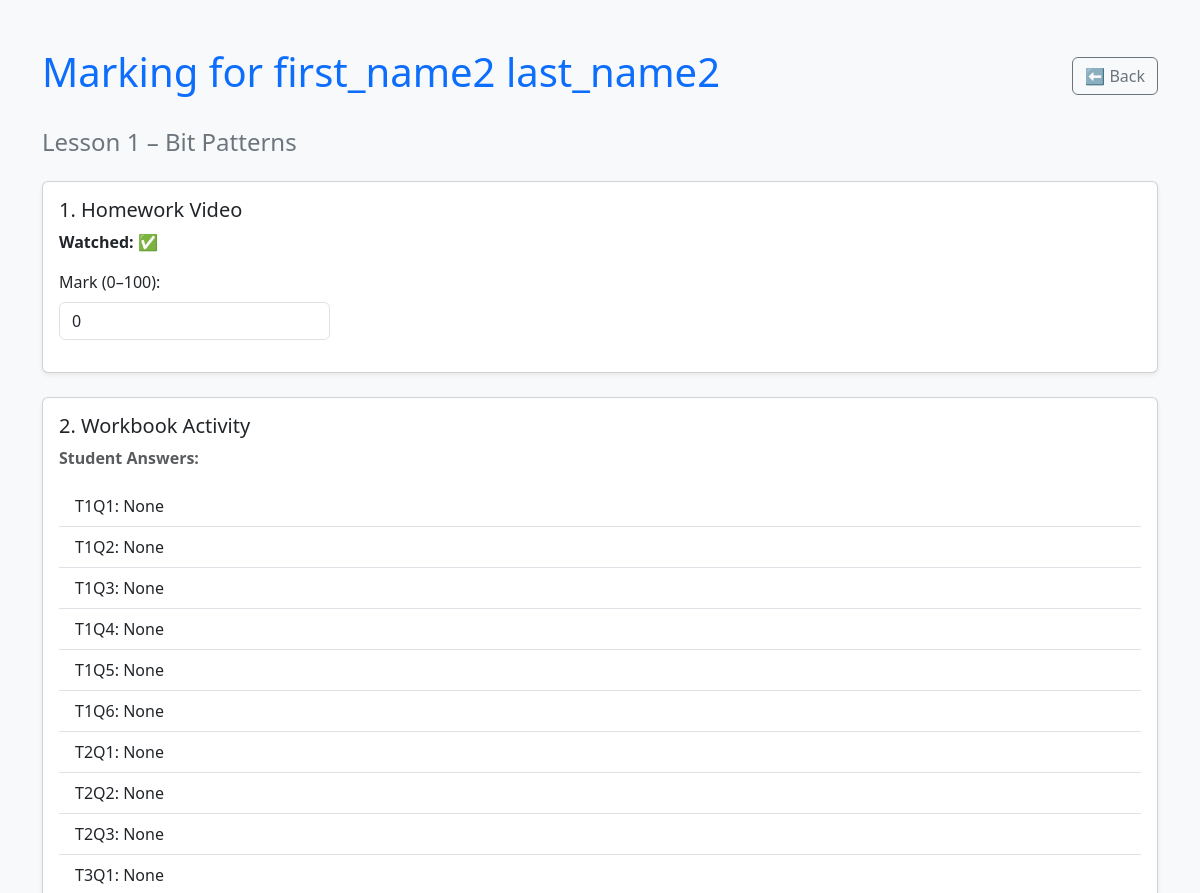
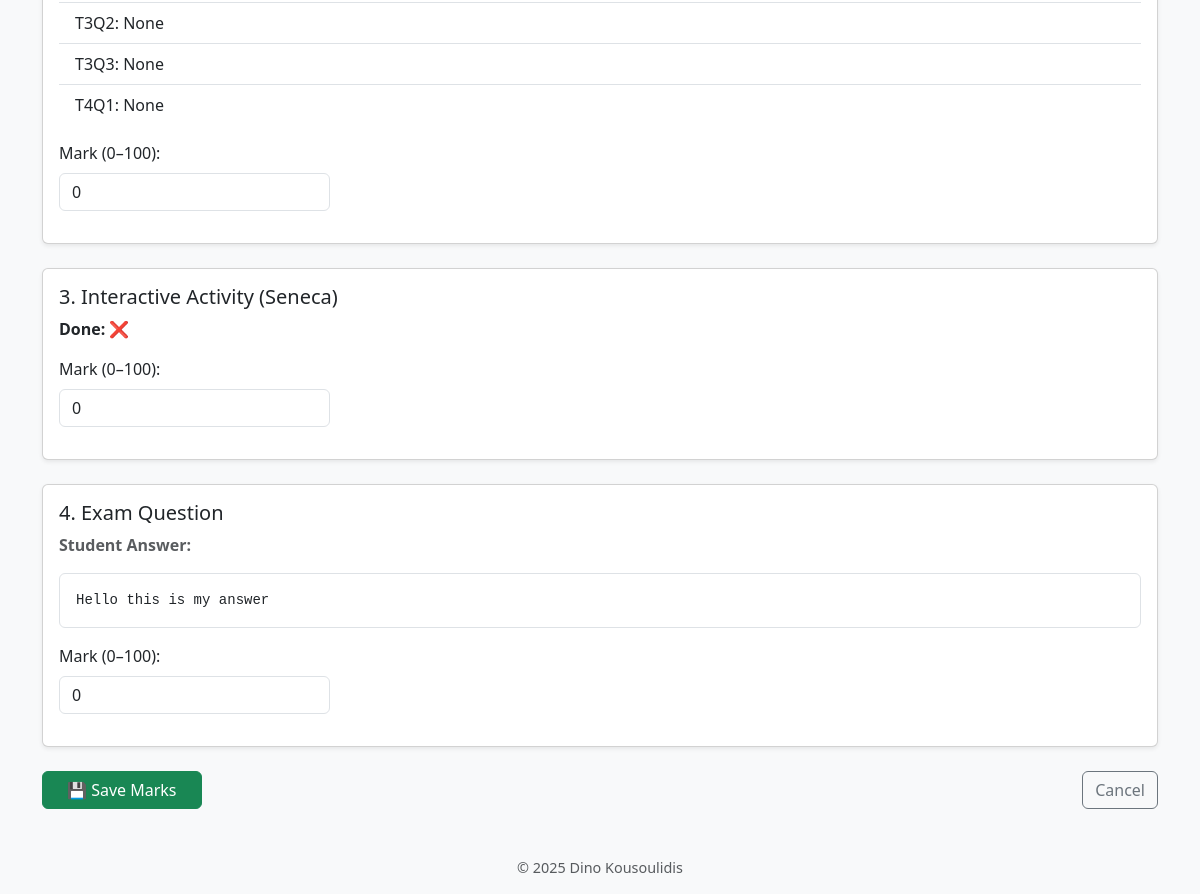
Screenshot of /teacher/lesson/1/student/2 with the database file from the repository (2 pictures, top to bottom).
### tables this page shows
CREATE TABLE users (
    id INTEGER PRIMARY KEY AUTOINCREMENT,
    first_name TEXT NOT NULL,
    last_name TEXT NOT NULL,
    username TEXT UNIQUE NOT NULL,
    password TEXT NOT NULL,
    role TEXT NOT NULL CHECK(role IN ('student', 'teacher'))
);

CREATE TABLE lessons (
    id INTEGER PRIMARY KEY AUTOINCREMENT,
    title TEXT NOT NULL
);

CREATE TABLE "progress" (
    id INTEGER PRIMARY KEY AUTOINCREMENT,
    student_id INTEGER,
    lesson_id INTEGER,
    watched_video INTEGER DEFAULT 0,
    workbook_done INTEGER DEFAULT 0,
    interactive_done INTEGER DEFAULT 0,
    exam_answer TEXT,
    mark_video INTEGER,
    mark_workbook INTEGER,
    mark_interactive INTEGER,
    mark_exam INTEGER,
    workbook_answers TEXT,
    t1q1 TEXT, t1q2 TEXT, t1q3 TEXT, t1q4 TEXT, t1q5 TEXT, t1q6 TEXT,
    t2q1 TEXT, t2q2 TEXT, t2q3 TEXT,
    t3q1 TEXT, t3q2 TEXT, t3q3 TEXT,
    t4q1 TEXT,
    FOREIGN KEY (student_id) REFERENCES users (id),
    FOREIGN KEY (lesson_id) REFERENCES lessons (id)
);

### app.py (the view, shortened to what this page needs)
@app.route('/teacher/lesson/<int:lesson_id>/student/<int:student_id>', methods=['GET', 'POST'])
def teacher_mark_student(lesson_id, student_id):
    conn = get_db_connection()
    student = conn.execute('SELECT * FROM users WHERE id = ?', (student_id,)).fetchone()
    lesson = conn.execute('SELECT * FROM lessons WHERE id = ?', (lesson_id,)).fetchone()
    progress = conn.execute(
        'SELECT * FROM progress WHERE student_id = ? AND lesson_id = ?',
        (student_id, lesson_id)
    ).fetchone()
    conn.close()
    return render_template(
        'teacher_mark_student.html',
        student=student,
        lesson=lesson,
        progress=progress,
        lesson_id=lesson_id
    )

### app.py (called while the page is built)
def get_db_connection():
    conn = sqlite3.connect('database.db')
    conn.row_factory = sqlite3.Row  # lets us access columns by name
    return conn

### templates/teacher_mark_student.html (shortened to what this page needs)
<!DOCTYPE html>
<html lang="en">
<head>
    <link href="https://cdn.jsdelivr.net/npm/bootstrap@5.3.3/dist/css/bootstrap.min.css" rel="stylesheet">
</head>
<body class="bg-light">
    <div class="container mt-5">
        <div class="d-flex justify-content-between align-items-center mb-4">
            <h1 class="text-primary">Marking for {{ student['first_name'] }} {{ student['last_name'] }}</h1>
            <a href="{{ url_for('teacher_lesson_view', lesson_id=lesson_id) }}" class="btn btn-outline-secondary">⬅ Back</a>
        </div>
        <h4 class="text-secondary mb-4">{{ lesson['title'] }}</h4>
        <form method="POST">
            <div class="card shadow-sm mb-4">
                <div class="card-body">
                    <h5 class="card-title text-dark">1. Homework Video</h5>
                    <p><strong>Watched:</strong> {{ '✅' if progress['watched_video'] else '❌' }}</p>
                    <div class="mb-3">
                        <label for="mark_video" class="form-label">Mark (0–100):</label>
                        <input type="number" class="form-control w-25" id="mark_video" name="mark_video"
                               value="{{ progress['mark_video'] or 0 }}" min="0" max="100">
                    </div>
                </div>
            </div>
            <div class="card shadow-sm mb-4">
                <div class="card-body">
                    <h5 class="card-title text-dark">2. Workbook Activity</h5>
                    <p class="fw-semibold text-muted">Student Answers:</p>
                    <ul class="list-group list-group-flush mb-3">
                        <li class="list-group-item">T1Q1: {{ progress['t1q1'] }}</li>
                        <li class="list-group-item">T1Q2: {{ progress['t1q2'] }}</li>
                        <li class="list-group-item">T1Q3: {{ progress['t1q3'] }}</li>
                        <li class="list-group-item">T1Q4: {{ progress['t1q4'] }}</li>
                        <li class="list-group-item">T1Q5: {{ progress['t1q5'] }}</li>
                        <li class="list-group-item">T1Q6: {{ progress['t1q6'] }}</li>
                        <li class="list-group-item">T2Q1: {{ progress['t2q1'] }}</li>
                        <li class="list-group-item">T2Q2: {{ progress['t2q2'] }}</li>
                        <li class="list-group-item">T2Q3: {{ progress['t2q3'] }}</li>
                        <li class="list-group-item">T3Q1: {{ progress['t3q1'] }}</li>
                        <li class="list-group-item">T3Q2: {{ progress['t3q2'] }}</li>
                        <li class="list-group-item">T3Q3: {{ progress['t3q3'] }}</li>
                        <li class="list-group-item">T4Q1: {{ progress['t4q1'] }}</li>
                    </ul>
                    <div class="mb-3">
                        <label for="mark_workbook" class="form-label">Mark (0–100):</label>
                        <input type="number" class="form-control w-25" id="mark_workbook" name="mark_workbook"
                               value="{{ progress['mark_workbook'] or 0 }}" min="0" max="100">
                    </div>
                </div>
            </div>
            <div class="card shadow-sm mb-4">
                <div class="card-body">
                    <h5 class="card-title text-dark">3. Interactive Activity (Seneca)</h5>
                    <p><strong>Done:</strong> {{ '✅' if progress['interactive_done'] else '❌' }}</p>
                    <div class="mb-3">
                        <label for="mark_interactive" class="form-label">Mark (0–100):</label>
                        <input type="number" class="form-control w-25" id="mark_interactive" name="mark_interactive"
                               value="{{ progress['mark_interactive'] or 0 }}" min="0" max="100">
                    </div>
                </div>
            </div>
            <div class="card shadow-sm mb-4">
                <div class="card-body">
                    <h5 class="card-title text-dark">4. Exam Question</h5>
                    <p class="fw-semibold text-muted">Student Answer:</p>
                    <pre class="bg-white border rounded p-3">{{ progress['exam_answer'] }}</pre>
                    <div class="mb-3">
                        <label for="mark_exam" class="form-label">Mark (0–100):</label>
                        <input type="number" class="form-control w-25" id="mark_exam" name="mark_exam"
                               value="{{ progress['mark_exam'] or 0 }}" min="0" max="100">
                    </div>
                </div>
            </div>
            <div class="d-flex justify-content-between">
                <button type="submit" class="btn btn-success px-4">💾 Save Marks</button>
                <a href="{{ url_for('teacher_lesson_view', lesson_id=lesson_id) }}" class="btn btn-outline-secondary">Cancel</a>
            </div>
        </form>
        <p class="text-center text-muted mt-5" style="font-size: 0.9rem;">
            © 2025 Dino Kousoulidis
        </p>
    </div>
</body>
</html>

### rows the page displays
users: first_name "first_name2", last_name "last_name2"
lessons: title "Lesson 1 – Bit Patterns"
progress: watched_video "✅", mark_video "0", mark_workbook "0", interactive_done "❌", mark_interactive "0", exam_answer "Hello this is my answer", mark_exam "0"

### other values shown
{{ progress['t1q1'] }} "None"
{{ progress['t1q2'] }} "None"
{{ progress['t1q3'] }} "None"
{{ progress['t1q4'] }} "None"
{{ progress['t1q5'] }} "None"
{{ progress['t1q6'] }} "None"
{{ progress['t2q1'] }} "None"
{{ progress['t2q2'] }} "None"
{{ progress['t2q3'] }} "None"
{{ progress['t3q1'] }} "None"
{{ progress['t3q2'] }} "None"
{{ progress['t3q3'] }} "None"
{{ progress['t4q1'] }} "None"
